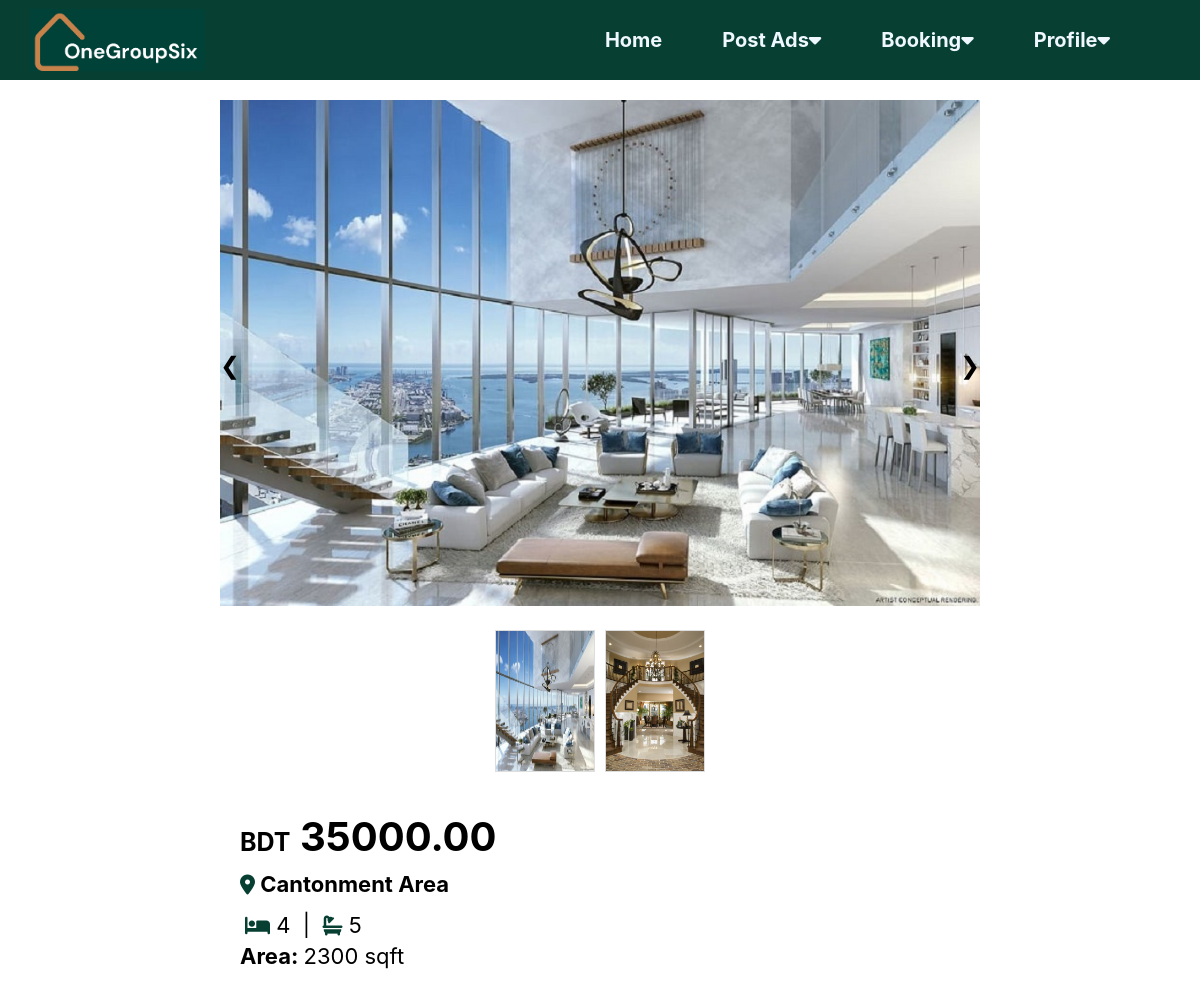
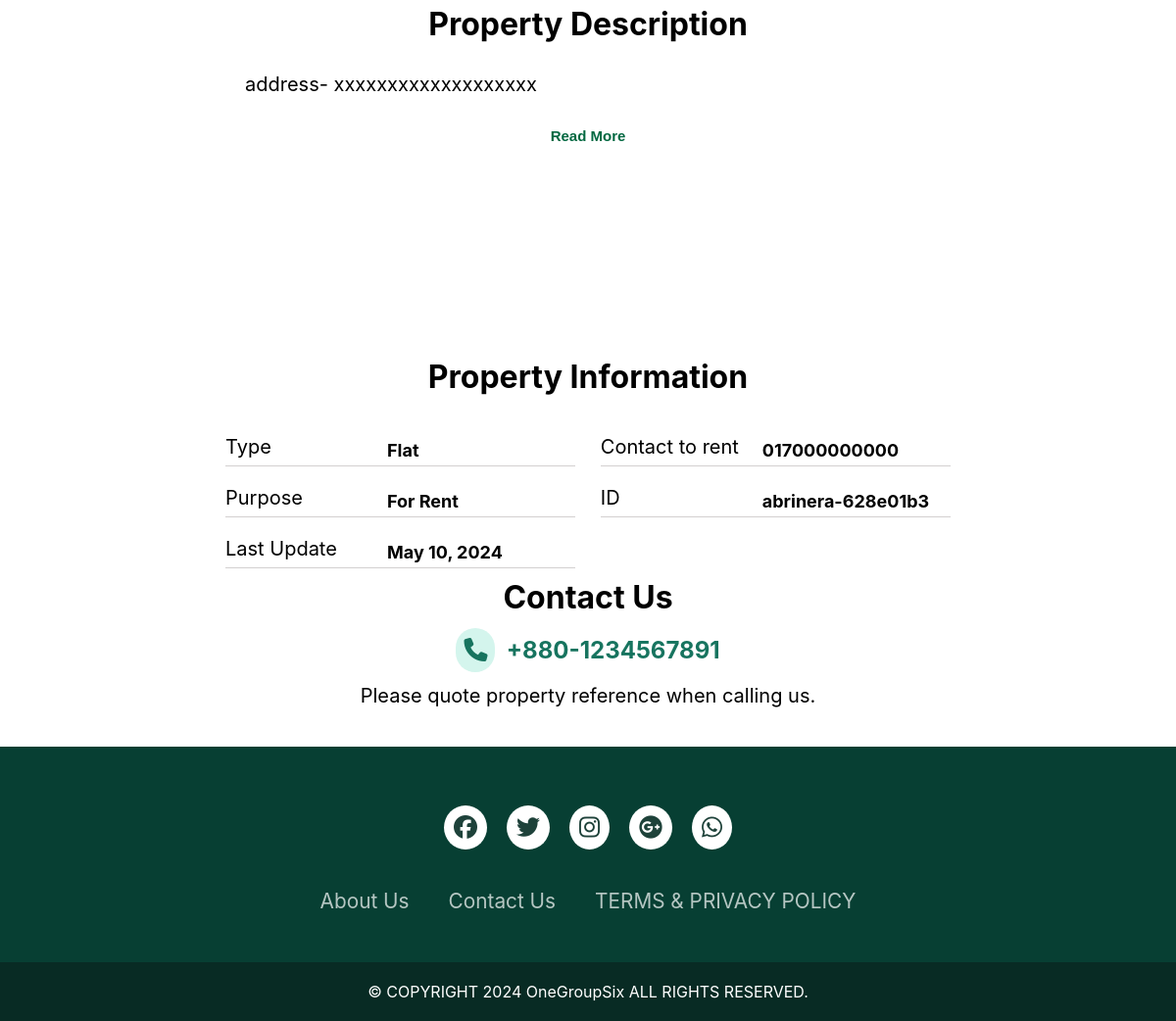
Page /prop_detail?property_id=abrinera-628e01b3 on the committed database (2 pictures, top to bottom).
### main_app/models.py (models this page shows, shortened)
class Rental(models.Model):
    rental_id = models.CharField(max_length=20, unique=True, primary_key=True)
    location = models.CharField(max_length=50)
    resident = models.CharField(max_length=50)
    contact_no = models.CharField(max_length=15)
    price =  models.DecimalField(max_digits=100, decimal_places=2)
    area = models.IntegerField()
    bed = models.IntegerField()
    bath = models.IntegerField()
    description =  models.TextField()
    image1 = models.ImageField(null=True, blank= True, upload_to='website_img/')
    image2 = models.ImageField(null=True, blank= True, upload_to='website_img/')
    entry_date = models.DateField(auto_now_add=True)

### main_app/views.py (the view)
# urls.py: path('prop_detail',views.prop_detail,name='prop_detail'),
def prop_detail(request):
    property_id = request.GET.get('property_id')
    prop_id = Rental.objects.filter(rental_id=property_id)
    return render(request, 'prop_detail.html', {'prop_id': prop_id})

### main_app/templates/prop_detail.html (shortened to what this page needs)
{% load static %}
<!DOCTYPE html>
<html lang="en">
 <head>
    <link rel="stylesheet" href="https://cdnjs.cloudflare.com/ajax/libs/font-awesome/6.5.1/css/all.min.css" />
	  <link rel="stylesheet" href="{% static 'prop_detail.css'%}">
 </head>
 <body>
<div class="menu_bar">
    <img src="{% static 'Images/logo.png'%}" class="logo">
    <ul>
        <li><a href="dash_user">Home</a></li>
        <li>
            <a href="#">Post Ads<i class= "fa fa-caret-down"></i></a>
        </li>
        <li>
            <a href="#">Booking<i class= "fa fa-caret-down"></i></a>
        </li>
        <li>
            <a href="#">Profile<i class= "fa fa-caret-down"></i></a>
        </li>
    </ul>
</div>
    <div class="container">
      {%for prop in prop_id%}
      <div class="main-image-container">
        <img src={{prop.image1}} alt="Main Product Image" class="main-image">
        <div class="navigation-arrows">
          <span class="navigation-arrow" onclick="changeImage(1)">&#10094;</span>
          <span class="navigation-arrow" onclick="changeImage(1)">&#10095;</span>
        </div>
      </div>
      <div class="small-images">
        <img src="{{prop.image1.url}}" alt="Small Image 1" class="small-image" onclick="changeMainImage(this)">
        <img src="{{prop.image2.url}}" alt="Small Image 2" class="small-image" onclick="changeMainImage(this)">
      </div>
      <div class="product-info">
        <div class="product-details">
          <h1 class="price"><span class="bdt">BDT</span> {{prop.price}}</h1>
          <p class="location"><span class="icon"><i class="fa-solid fa-location-dot"></i></span><span class="Abold"> {{prop.location}}</span></p>
          <div class="pinfo">
            <p class="bed"><span class="icon"> <i class="fa-solid fa-bed"></i></span> {{prop.bed}} </p>
            <p class="bath">  &nbsp;&nbsp;|&nbsp; <span class="icon"><i class="fa-solid fa-bath"></i></span>  {{prop.bath}}</p>
          </div>
          <p class="area"><span class="Abold">Area: </span> {{prop.area}} sqft</p>
        </div>
      </div>
      <div class="description">
        <h1>Property Description</h1>
        <div class="content">
          <p class="paragraph">{{prop.description}}</p>
          <button class="read-more-btn" onclick="toggleReadMore()">Read More </button>
        </div>
      </div>
      <div class="property-info">
        <h1>Property Information</h1>
        <form class="form">
          <div class="form-group">
            <label>Type</label>
            <p>{{prop.resident}}</p>
          </div>
          <div class="form-group">
            <label >Contact to rent</label>
            <p>{{prop.contact_no}}</p>
          </div>
          <div class="form-group">
            <label>Purpose</label>
            <p>For Rent</p>
          </div>
          <div class="form-group">
            <label>ID</label>
            <p>{{prop.rental_id}}</p>
          </div>
          <div class="form-group">
            <label>Last Update</label>
            <p>{{prop.entry_date}}</p>
          </div>
        </form>
      </div>
      <div class="contact">
        <h1>Contact Us</h1>
        <div class="contact-no">
          <h2><span class="call"><i class="fa-solid fa-phone"></i></span>&nbsp;&nbsp;+880-1234567891</h2>
          <p>Please quote property reference when calling us.</p>
        </div>
      </div>
    </div>
    {%endfor%}
  </body>
  <footer>
    <div class="footerContainer">
        <div class="socialIcon">
            <a href="#"><i class="fa-brands fa-facebook"></i></a>
            <a href="#"><i class="fa-brands fa-twitter"></i></a>
            <a href="#"><i class="fa-brands fa-instagram"></i></a>
            <a href="#"><i class="fa-brands fa-google-plus"></i></a>
            <a href="#"><i class="fa-brands fa-whatsapp"></i></a>
        </div>
        <div class="footerNav">
            <ul>
                <li><a href="#">About Us</a></li>
                <li><a href="#">Contact Us</a></li>
                <li><a href="#">TERMS & PRIVACY POLICY</a></li>
            </ul>
        </div>
    </div>
    <div class="footerBottom">
        <p>&copy; COPYRIGHT 2024 OneGroupSix ALL RIGHTS RESERVED.<p>
    </div>
</footer>
</html>

### main_app/static/prop_detail.css (style rules this page uses)
* { margin: 0; padding: 0; box-sizing: border-box; }
body { font-family: Inter; overflow-y: scroll; }
.menu_bar { background-color: #073F33; height: 80px; width: 100%; display: flex; align-items: center; justify-content: space-between; padding: 0 5%; }
.logo { width: 175px; cursor: pointer; margin-left: -30px; }
.menu_bar ul { list-style: none; display: flex; }
.menu_bar ul li { padding: 10px 30px; position: relative; }
.menu_bar ul li a { color: aliceblue; text-decoration: none; font-weight: bold; font-size: 20px; }
.container { max-width: 800px; margin: 0 auto; padding: 20px; text-align: center; }
.main-image-container { position: relative; }
.main-image { max-width: 100%; height: auto; margin-bottom: 20px; }
.small-images { display: flex; justify-content: center; gap: 10px; margin-bottom: 20px; }
.small-image { width: 100px; height: auto; border: 1px solid #ddd; cursor: pointer; }
.navigation-arrows { position: absolute; top: 50%; transform: translateY(-50%); width: 100%; display: flex; justify-content: space-between; }
.navigation-arrow { cursor: pointer; font-size: 24px; }
.product-info { display: flex; text-align: left; }
.product-details { padding: 20px; font-size: 22px; }
.pinfo { display: flex; padding: 5px 5px; }
.Abold { font-weight: bold; }
.icon { color: #073F33; font-size: 20px; }
.price { font-size: 40px; }
.bdt { font-size: 25px; }
.description { min-height: 45vh; }
.paragraph { display: flex; overflow: hidden; max-height: 200px; width: 100%; text-align: left; font-size: 20px; margin: 30px; transition: max-height 0.3s ease; }
.read-more-btn { font-size: 15px; color: #073F33; background: none; border: none; font-weight: bolder; color:rgb(2, 104, 65); text-align: left; }
.price, .rtype,.area, .location { margin: 0 0 10px 0; }
.property-info { min-height: 28vh; }
.property-info h1 { margin-bottom: 30px; }
.form { display: flex; flex-wrap: wrap; justify-content: space-between; }
.form-group { display: flex; margin: 10px; min-width: 47%; border-bottom: 1px solid #d3d0d0fd; }
.form-group label { margin-right: 10px; text-align: left; width: 150px; color: black; font-size: 20px; }
.form-group p { font-size: 18px; color: black; padding: 5px; font-weight: bold; }
.contact { min-height: 15vh; }
.contact-no h2 { color: #17745f; margin: 20px; }
.contact-no p { font-size: 20px; margin: 20px; }
.call { background-color: #d4f5ed; padding: 8px; border-radius: 50px; }
footer { background-color:#073F33; }
.footerContainer { width: 100%; padding: 50px 30px 20px; }
.socialIcon { display: flex; justify-content: center; }
.socialIcon a { text-decoration: none; padding: 10px; background-color:white ; margin: 10px; border-radius: 50%; }
.socialIcon a i { font-size: 1.5em; color: #062e25; opacity: 0.9; }
.footerNav { margin: 30px 0; }
.footerNav ul { display: flex; list-style: none; justify-content: center; }
.footerNav ul li a { color: white; margin: 20px; text-decoration: none; font-size: 1.3em; opacity: 0.7; transition: 0.5s; }
.footerBottom { background-color:#082b24; padding: 20px; text-align: center; }
.footerBottom p { color: white; }

### rows in the picture
Rental: image1 (picture), image2 (picture), price "35000.00", location "Cantonment Area", bed "4", bath "5", area "2300", description "address- xxxxxxxxxxxxxxxxxxx", resident "Flat", contact_no "017000000000", rental_id "abrinera-628e01b3", entry_date "May 10, 2024"
